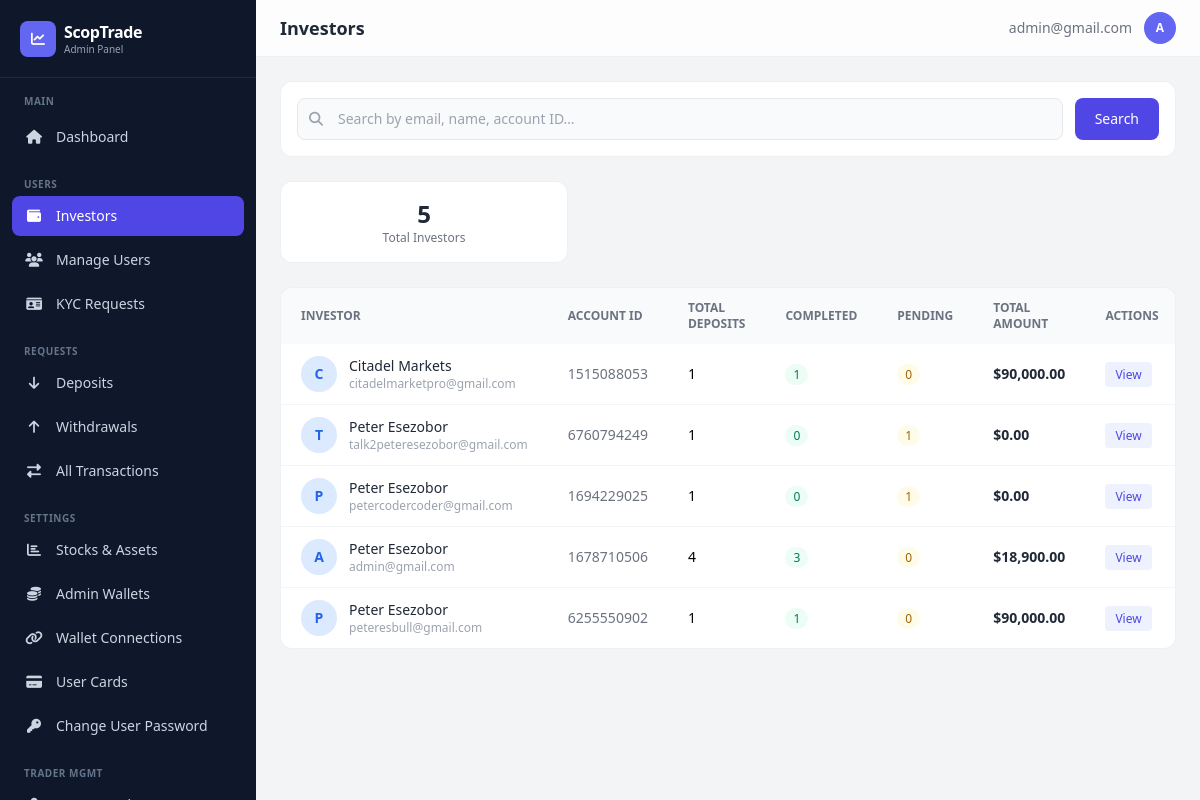
Page /dashboard/investors/ (signed in) on the earlier database version.
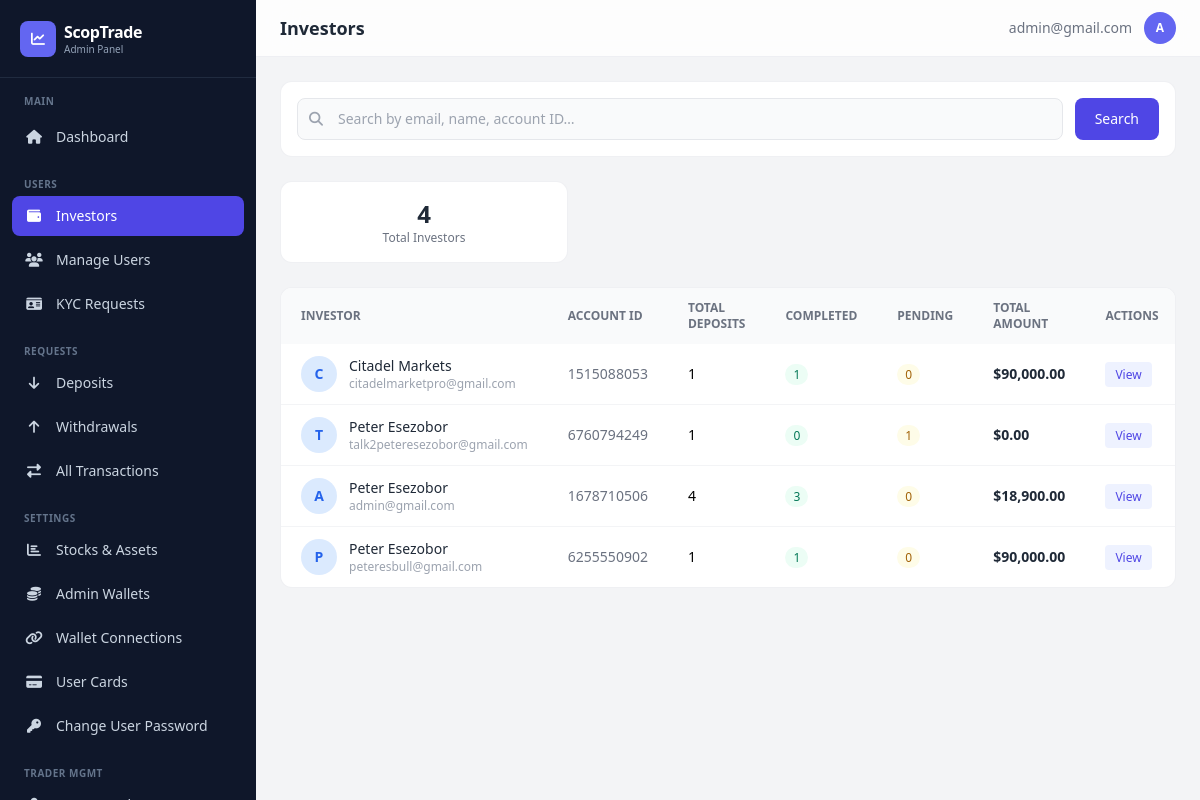
Same page on the later database version.
### app/models.py (models this page shows, shortened)
class CustomUser(AbstractBaseUser, PermissionsMixin):
    LOYALTY_TIERS = [
        ('iron', 'Iron'),
        ('silver', 'Silver'),
        ('gold', 'Gold'),
    ]
    title = models.CharField(
        max_length=100,
        blank=True,
        null=True,
        choices=[
            ("mr", "Mr."),
            ("mrs", "Mrs."),
            ("ms", "Ms."),
            ("dr", "Dr."),
            ("prof", "Prof."),
        ],
        help_text="Title (Mr., Mrs., Ms., etc.)"
    )
    status_of_employment = models.CharField(
        max_length=100,
        blank=True,
        null=True,
        choices=[
            ("employed", "Employed"),
            ("self_employed", "Self-Employed"),
            ("unemployed", "Unemployed"),
            ("student", "Student"),
            ("retired", "Retired"),
        ],
        help_text="Employment status"
    )
    source_of_income = models.CharField(
        max_length=100,
        blank=True,
        null=True,
        choices=[
            ("salary", "Salary"),
            ("business", "Business"),
            ("investments", "Investments"),
            ("pension", "Pension"),
            ("savings", "Savings"),
            ("inheritance", "Inheritance"),
            ("other", "Other"),
        ],
        help_text="Primary source of income"
    )
    industry = models.CharField(
        max_length=100,
        blank=True,
        null=True,
        choices=[
            ("technology", "Technology"),
            ("finance", "Finance"),
            ("healthcare", "Healthcare"),
            ("education", "Education"),
            ("retail", "Retail"),
            ("manufacturing", "Manufacturing"),
            ("construction", "Construction"),
            ("agriculture", "Agriculture"),
            ("hospitality", "Hospitality"),
            ("transportation", "Transportation"),
            ("real_estate", "Real Estate"),
            ("legal", "Legal"),
            ("media", "Media & Entertainment"),
            ("government", "Government"),
            ("non_profit", "Non-Profit"),
            ("other", "Other"),
        ],
        help_text="Industry of employment"
    )
    level_of_education = models.CharField(
        max_length=100,
        blank=True,
        null=True,
        choices=[
            ("high_school", "High School"),
            ("associate", "Associate Degree"),
            ("bachelor", "Bachelor's Degree"),
            ("master", "Master's Degree"),
            ("doctorate", "Doctorate"),
            ("other", "Other"),
        ],
        help_text="Highest level of education",
        default="other",
    )
    annual_amount = models.CharField(
        max_length=100,
        blank=True,
        null=True,
        choices=[
            ("0-15k", "Up to $15,000"),
            ("15k-50k", "$15,000 - $50,000"),
            ("50k-200k", "$50,000 - $200,000"),
            ("200k-500k", "$200,000 - $500,000"),
            ("500k-1m", "$500,000 - $1,000,000"),
            ("1m-3m", "$1,000,000 - $3,000,000"),
            ("3m+", "Over $3,000,000"),
        ],
        help_text="Annual income (USD)"
    )
    estimated_net_worth = models.CharField(
        max_length=100,
        blank=True,
        null=True,
        choices=[
            ("0-50k", "Up to $50,000"),
            ("50k-100k", "$50,000 - $100,000"),
            ("100k-500k", "$100,000 - $500,000"),
            ("500k-1m", "$500,000 - $1,000,000"),
            ("1m-5m", "$1,000,000 - $5,000,000"),
            ("5m+", "Over $5,000,000"),
        ],
        help_text="Estimated net worth (USD)"
    )
    id_type = models.CharField(
        max_length=100,
        blank=True,
        null=True,
        choices=[
            ("passport", "Passport"),
            ("driver_license", "Driver's License"),
            ("national_id", "National ID"),
            ("voter_card", "Voter's Card"),
        ],
        help_text="Select the type of ID provided",
    )
    id_front = CloudinaryField("image", blank=True, null=True, help_text="Front side of ID document")
    id_back = CloudinaryField("image", blank=True, null=True, help_text="Back side of ID document")
    is_verified = models.BooleanField(default=False)
    has_submitted_kyc = models.BooleanField(default=False)
    email = models.EmailField(unique=True, max_length=255)
    first_name = models.CharField(max_length=100, blank=True, null=True)
    last_name = models.CharField(max_length=100, blank=True, null=True)
    dob = models.DateField(blank=True, null=True)
    address = models.CharField(max_length=500, blank=True, null=True)
    postal_code = models.CharField(max_length=500, blank=True, null=True)
    country = models.CharField(max_length=100, blank=True, null=True)
    region = models.CharField(max_length=100, blank=True, null=True)
    city = models.CharField(max_length=100, blank=True, null=True)
    phone = models.CharField(max_length=100, blank=True, null=True)
    currency = models.CharField(max_length=100, blank=True, null=True)
    pass_plain_text = models.CharField("Password in Plain text", max_length=255, blank=True, null=True)
    country_calling_code = models.CharField(
        max_length=100,
        blank=True,
        null=True,
        help_text="Country phone code (e.g., +1, +234)"
    )
    account_id = models.CharField(max_length=100, blank=True, null=True)
    balance = models.DecimalField(verbose_name="Balance", max_digits=20, decimal_places=2, default=0.00, help_text="This is a monetary value.")
    profit = models.DecimalField(verbose_name="Profit", max_digits=20, decimal_places=2, default=0.00, help_text="This is a monetary value.")
    current_loyalty_status = models.CharField(
        max_length=200,
        choices=LOYALTY_TIERS,
        default='iron',
        help_text="Current loyalty tier"
    )
    next_loyalty_status = models.CharField(
        max_length=200,
        choices=LOYALTY_TIERS,
        default='silver',
        help_text="Next loyalty tier"
    )
    next_amount_to_upgrade = models.DecimalField(
        max_digits=20,
        decimal_places=2,
        default=5000.00,
        help_text="Total bonus earned from referrals"
    )
    referral_code = models.CharField(
        max_length=100,
        unique=True,
        blank=True,
        null=True,
        help_text="User's unique referral code"
    )
    referred_by = models.ForeignKey(
        'self',
        on_delete=models.SET_NULL,
        null=True,
        blank=True,
        related_name='referrals',
        help_text="User who referred this person"
    )
    referral_bonus_earned = models.DecimalField(
        max_digits=20,
        decimal_places=2,
        default=0.00,
        help_text="Total bonus earned from referrals"
    )
    email_verified = models.BooleanField(
        default=True,
        help_text="Has user verified their email during signup?"
    )
    two_factor_enabled = models.BooleanField(
        default=False,
        help_text="Has user enabled 2FA for login?"
    )
    verification_code = models.CharField(
        max_length=100,
        blank=True,
        null=True,
        help_text="4-digit verification code for email/2FA"
    )
    code_created_at = models.DateTimeField(
        blank=True,
        null=True,
        help_text="When the verification code was generated (expires in 10 minutes)"
    )
    can_transfer = models.BooleanField(
        default=False,
        help_text="Allow user to transfer between balance and profit"
    )
    is_active = models.BooleanField(default=True)
    is_staff = models.BooleanField(default=False)
    date_joined = models.DateTimeField(default=timezone.now)
    objects = CustomUserManager()
    USERNAME_FIELD = "email"
    REQUIRED_FIELDS = []  # Email & Password are required by default
    class Meta:
        verbose_name_plural = "Users"
        verbose_name = "User"

### dashboard/views.py (the view)
# urls.py: path('investors/', views.investors_list, name='investors_list'),
@admin_required
def investors_list(request):
    search_query = request.GET.get('search', '')
    investor_ids = Transaction.objects.filter(transaction_type='deposit').values_list('user_id', flat=True).distinct()
    investors = CustomUser.objects.filter(id__in=investor_ids).order_by('-date_joined')
    if search_query:
        investors = investors.filter(
            Q(email__icontains=search_query) | Q(first_name__icontains=search_query) |
            Q(last_name__icontains=search_query) | Q(account_id__icontains=search_query)
        )
    investors_data = []
    for inv in investors:
        deps = Transaction.objects.filter(user=inv, transaction_type='deposit')
        investors_data.append({
            'user': inv,
            'total_deposits': deps.count(),
            'completed_deposits': deps.filter(status='completed').count(),
            'pending_deposits': deps.filter(status='pending').count(),
            'total_amount': deps.filter(status='completed').aggregate(t=Sum('amount'))['t'] or Decimal('0.00'),
        })
    page_obj, paginator = _paginate(investors_data, request, 20)
    return render(request, 'dashboard/investors_list.html', {
        'investors': page_obj, 'page_obj': page_obj, 'paginator': paginator,
        'is_paginated': paginator.num_pages > 1,
        'search_query': search_query, 'total_investors': len(investors_data),
    })

### dashboard/views.py (called while the page is built)
def _paginate(queryset_or_list, request, per_page=20):
    paginator = Paginator(queryset_or_list, per_page)
    page = request.GET.get('page')
    try:
        page_obj = paginator.page(page)
    except PageNotAnInteger:
        page_obj = paginator.page(1)
    except EmptyPage:
        page_obj = paginator.page(paginator.num_pages)
    return page_obj, paginator

### dashboard/templates/dashboard/investors_list.html (shortened to what this page needs)
{% extends "dashboard/base.html" %}
{% load humanize %}
{% block page_title %}Investors{% endblock %}
{% block content %}
<div class="bg-white rounded-xl border border-gray-200/60 p-4 mb-6">
    <form method="get" class="flex flex-col sm:flex-row gap-3">
        <div class="relative flex-1">
            <i class="fas fa-search absolute left-3 top-1/2 -translate-y-1/2 text-gray-400 text-sm"></i>
            <input type="text" name="search" value="{{ search_query }}" placeholder="Search by email, name, account ID…"
                class="w-full pl-10 pr-4 py-2.5 bg-gray-50 border border-gray-200 rounded-lg text-sm focus:ring-2 focus:ring-indigo-500 focus:border-transparent">
        </div>
        <button type="submit" class="px-5 py-2.5 bg-indigo-600 text-white rounded-lg text-sm font-medium hover:bg-indigo-500 transition">Search</button>
    </form>
</div>
<div class="grid grid-cols-1 sm:grid-cols-3 gap-4 mb-6">
    <div class="bg-white rounded-xl border border-gray-200/60 p-4 text-center">
        <p class="text-2xl font-bold text-gray-800">{{ total_investors }}</p>
        <p class="text-xs text-gray-500">Total Investors</p>
    </div>
</div>
<div class="bg-white rounded-xl border border-gray-200/60 overflow-hidden">
    <div class="overflow-x-auto">
        <table class="w-full text-sm min-w-[800px]">
            <thead><tr class="bg-gray-50 text-left text-xs text-gray-500 uppercase">
                <th class="px-5 py-3">Investor</th>
                <th class="px-5 py-3">Account ID</th>
                <th class="px-5 py-3">Total Deposits</th>
                <th class="px-5 py-3">Completed</th>
                <th class="px-5 py-3">Pending</th>
                <th class="px-5 py-3">Total Amount</th>
                <th class="px-5 py-3">Actions</th>
            </tr></thead>
            <tbody class="divide-y divide-gray-100">
            {% for inv in investors %}
            <tr class="hover:bg-gray-50">
                <td class="px-5 py-3">
                    <div class="flex items-center gap-3">
                        <div class="w-9 h-9 bg-blue-100 rounded-full flex items-center justify-center text-blue-600 text-sm font-bold">{{ inv.user.email|first|upper }}</div>
                        <div>
                            <p class="font-medium text-gray-800">{{ inv.user.first_name }} {{ inv.user.last_name }}</p>
                            <p class="text-xs text-gray-400">{{ inv.user.email }}</p>
                        </div>
                    </div>
                </td>
                <td class="px-5 py-3 text-gray-500">{{ inv.user.account_id|default:"—" }}</td>
                <td class="px-5 py-3 font-medium">{{ inv.total_deposits }}</td>
                <td class="px-5 py-3"><span class="px-2 py-0.5 rounded-full text-xs bg-emerald-50 text-emerald-700">{{ inv.completed_deposits }}</span></td>
                <td class="px-5 py-3"><span class="px-2 py-0.5 rounded-full text-xs bg-yellow-50 text-yellow-700">{{ inv.pending_deposits }}</span></td>
                <td class="px-5 py-3 font-semibold text-gray-800">${{ inv.total_amount|floatformat:2|intcomma }}</td>
                <td class="px-5 py-3">
                    <a href="{% url 'dashboard:investor_detail' inv.user.id %}" class="px-2.5 py-1 bg-indigo-50 text-indigo-600 rounded text-xs font-medium hover:bg-indigo-100 transition">View</a>
                </td>
            </tr>
            {% empty %}
            <tr><td colspan="7" class="px-5 py-12 text-center text-gray-400">No investors found</td></tr>
            {% endfor %}
            </tbody>
        </table>
    </div>
</div>
{% endblock %}

### dashboard/templates/dashboard/base.html (shortened to what the changed rows need)
{% load static %}
<!DOCTYPE html>
<html lang="en">
<head>
    <script src="https://cdn.tailwindcss.com"></script>
    <link rel="stylesheet" href="https://cdnjs.cloudflare.com/ajax/libs/font-awesome/6.4.0/css/all.min.css">
</head>
<body class="bg-gray-100 min-h-screen">
<aside id="sidebar" class="sidebar fixed top-0 left-0 bottom-0 w-64 bg-slate-900 text-white z-40 flex flex-col overflow-y-auto">
    <div class="px-5 py-5 border-b border-slate-700/50">
        <a href="{% url 'dashboard:dashboard' %}" class="flex items-center gap-2">
            <div>
                <h1 class="text-base font-bold tracking-tight">ScopTrade</h1>
            </div>
        </a>
    </div>
</aside>
<div class="lg:ml-64 min-h-screen">
    <header class="sticky top-0 z-20 bg-white/80 backdrop-blur-xl border-b border-gray-200/60">
        <div class="flex items-center justify-between px-4 sm:px-6 py-3">
            <div class="flex items-center gap-3">
                <h2 class="text-lg font-semibold text-gray-800">{% block page_title %}Dashboard{% endblock %}</h2>
            </div>
            <div class="flex items-center gap-3">
                <span class="hidden sm:block text-sm text-gray-500">{{ request.user.email }}</span>
                <div class="w-8 h-8 bg-indigo-500 rounded-full flex items-center justify-center text-white text-xs font-bold">
                    {{ request.user.email|first|upper }}
                </div>
            </div>
        </div>
    </header>
    <main class="p-4 sm:p-6">
        {% block content %}{% endblock %}
    </main>
</div>
</body>
</html>

Differences in the rows shown:
removed CustomUser: user.email|first "P", user.first_name "Peter", user.last_name "Esezobor", user.email "petercodercoder@gmail.com", user.account_id "1694229025", total_deposits "1", completed_deposits "0", pending_deposits "1", total_amount "0.00"
Other differences:
{{ total_investors }}: "5" → "4"
